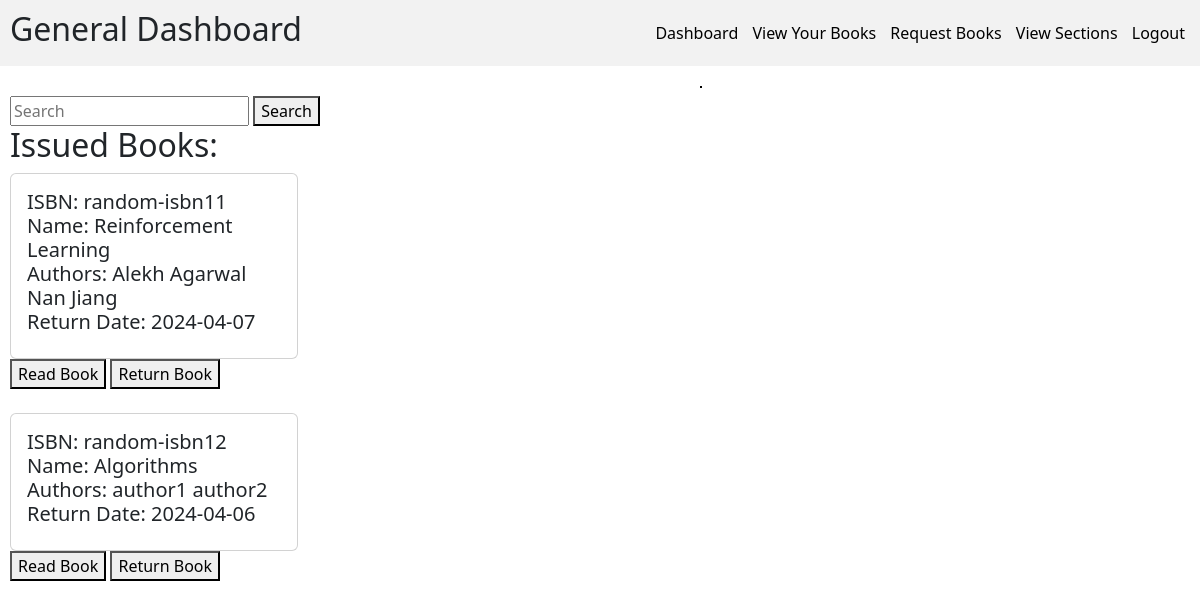
The app's page /generalDashboard/books/ (signed in) with its own data.
### models.py (models this page shows)
class BookIssueModel(db.Model):
    __tablename__ = "book_issue"
    book_id = Column(Integer, ForeignKey("book.id"), primary_key=True)
    uid = Column(Integer, ForeignKey("user_login.id"), primary_key=True)
    date_of_issue = Column(Date, nullable=False)
    date_of_return = Column(Date, nullable=False)

class BookModel(db.Model):
    __tablename__ = "book"
    id = Column(Integer, primary_key=True, autoincrement=True)
    isbn = Column(String(13), nullable=False, unique=True)
    name = Column(String(100), nullable=False)
    page_count = Column(Integer, nullable=False)
    content = Column(String, nullable=False)
    publisher = Column(String(100), nullable=False)
    volume = Column(Integer, nullable = False)
    section_id = Column(Integer, ForeignKey("section.id"), nullable=False)
    search_word = Column(String(500), nullable=False)
    price = Column(Integer, nullable=False)

class BookAuthorModel(db.Model):
    __tablename__ = "book_author"
    book_id = Column(Integer, ForeignKey("book.id"), primary_key=True)
    author_name = Column(String(40), primary_key=True)
    search_word = Column(String(40), nullable=False)

### blueprints/api.py (the view)
        def wrapper(*args, **kwargs):
            info = UserInfoModel.query.filter_by(uid=current_user.id).first()
            if not info:
                return {"message": "Info not found"}, 404
            if info.role != role:
                return {"message": f"Only {role} user has access here"}, 400
            else:
                return function(*args, **kwargs)

### app.py (called while the page is built)
def get_all_book_authors():
    return BookAuthorModel.query.all()

### blueprints/api.py (called while the page is built)
def check_role(role: str):
    def decorator(function: Callable):
        def wrapper(*args, **kwargs):
            info = UserInfoModel.query.filter_by(uid=current_user.id).first()
            if not info:
                return {"message": "Info not found"}, 404
            if info.role != role:
                return {"message": f"Only {role} user has access here"}, 400
            else:
                return function(*args, **kwargs)
        wrapper.__name__ = function.__name__
        return wrapper
    return decorator

@login_manager.user_loader
def load_user(id):
    return UserLoginModel.query.get(id)

### Templates/generalBooks.html (shortened to what this page needs)
{% extends "generalBase.html" %}
{% block content %}
<div>
    <form action="/generalDashboard/books/search">
        <input type="search" placeholder="Search" aria-label="Search" name="search_word">
        <button type="submit">Search</button>
    </form>
</div>
<div>
    {% if issued %}
    <h2>Issued Books: </h2>
    {% for bookIssue, book in issued %}
    <div class="card" style="width: 18rem;">
        <div class="card-body">
            <h5>
                ISBN: {{book.isbn}} <br>
                Name: {{book.name}} <br>
                Authors:
                {% for book_author in book_authors %}
                    {% if book_author.book_id == book.id: %}
                    {{book_author.author_name}}
                    {% endif %}
                {% endfor %}
                <br>
                Return Date: {{bookIssue.date_of_return}} <br>
            </h5>
        </div>
    </div>
    <a href="/readBook?id={{book.id}}"><button>Read Book</button></a>
    <a href="/returnBook?id={{book.id}}"><button>Return Book</button></a> <br> <br>
    {% endfor %}
    {% endif %}
</div>
{% endblock %}

### static/generalStyle.css (style rules this page uses)
html, body { margin: 0px; font-family: Ubuntu, system-ui, -apple-system, BlinkMacSystemFont, "Segoe UI", Roboto, Oxygen, Cantarell, "Open Sans", "Helvetica Neue", sans-serif; }

### records on screen
BookIssueModel: isbn "random-isbn11", name "Reinforcement Learning", date_of_return "2024-04-07"
BookAuthorModel: author_name "Alekh Agarwal"
BookAuthorModel: author_name "Nan Jiang"
BookIssueModel: isbn "random-isbn12", name "Algorithms", date_of_return "2024-04-06"
BookAuthorModel: author_name "author1"
BookAuthorModel: author_name "author2"
